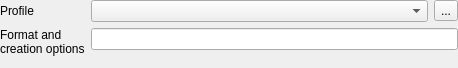
<?xml version="1.0" encoding="UTF-8"?>
<ui version="4.0">
 <class>Form</class>
 <widget class="QWidget" name="Form">
  <property name="geometry">
   <rect>
    <x>0</x>
    <y>0</y>
    <width>458</width>
    <height>68</height>
   </rect>
  </property>
  <property name="windowTitle">
   <string>Form</string>
  </property>
  <layout class="QFormLayout" name="formLayout">
   <property name="leftMargin">
    <number>0</number>
   </property>
   <property name="topMargin">
    <number>0</number>
   </property>
   <property name="rightMargin">
    <number>0</number>
   </property>
   <property name="bottomMargin">
    <number>0</number>
   </property>
   <item row="1" column="0">
    <widget class="QLabel" name="label">
     <property name="text">
      <string>Profile</string>
     </property>
    </widget>
   </item>
   <item row="2" column="0">
    <widget class="QLabel" name="label_2">
     <property name="text">
      <string>Format and
creation options</string>
     </property>
    </widget>
   </item>
   <item row="2" column="1">
    <layout class="QHBoxLayout" name="horizontalLayout">
     <item>
      <widget class="QLineEdit" name="mOptions"/>
     </item>
    </layout>
   </item>
   <item row="1" column="1">
    <layout class="QHBoxLayout" name="horizontalLayout_2">
     <item>
      <widget class="QComboBox" name="mProfile"/>
     </item>
     <item>
      <widget class="QToolButton" name="mWebsite">
       <property name="text">
        <string>...</string>
       </property>
       <property name="icon">
        <iconset>
         <normaloff>:/images/themes/default/providerGdal.svg</normaloff>:/images/themes/default/providerGdal.svg</iconset>
       </property>
      </widget>
     </item>
    </layout>
   </item>
  </layout>
 </widget>
 <resources/>
 <connections/>
</ui>
